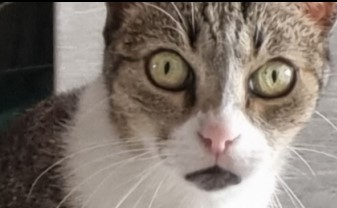
#> input picture imagen.jpg, 337 x 208 px
$ python realce.py
#> lines starting #> are read from the running program, lines starting #| are printed output that depends on the picture
import cv2
import numpy as np

# Cargar la imagen
image = cv2.imread('imagen.jpg')
#> image is the input picture: shape (208, 337, 3); mean B, G, R 110.7, 119.2, 130

# Definir el kernel para el filtro de afilado
kernel = np.array([[-1, -1, -1], [-1, 9, -1], [-1, -1, -1]])

# Aplicar el filtro de afilado para realzar los detalles
sharpened = cv2.filter2D(image, -1, kernel)
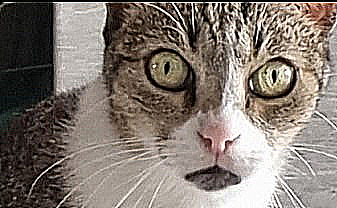
#> sharpened: shape (208, 337, 3); mean B, G, R 112.1, 120, 130.1

# Mostrar la imagen realzada
cv2.imshow('Realzada', sharpened)
cv2.waitKey(0)
cv2.destroyAllWindows()
